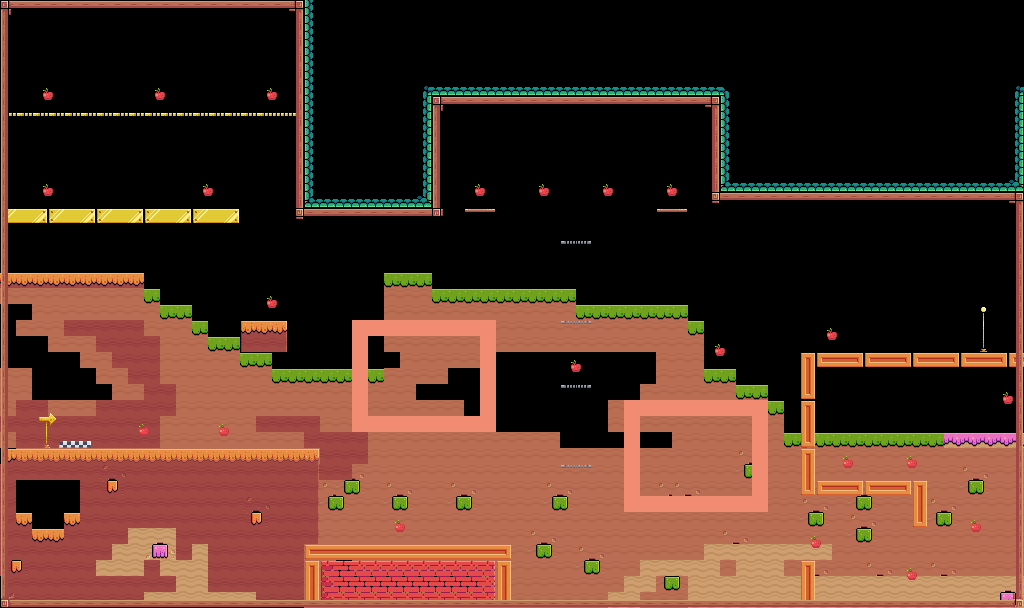

The image is a tile-based game level rendered from a .tmx file. Its description and source (layers, tilesets, objects; grid data summarised) follow:
An orthogonal 64x38 tile map with 16x16 px tiles, 9 tile layers (Background, Enemy_range, Teren, Platformy, ...), 7 tilesets and 3 objects (2x Bee, Checkpoint_object).

<map version="1.9" tiledversion="1.9.2" orientation="orthogonal" renderorder="right-down" width="64" height="38" tilewidth="16" tileheight="16" infinite="0" nextlayerid="19" nextobjectid="68">
 <editorsettings>
  <export target="Mapa.csv" format="csv" />
 </editorsettings>
 <tileset firstgid="1" source="Terrain (16x16).tsx" />
 <tileset firstgid="243" source="Apple.tsx" />
 <tileset firstgid="260" source="Start (Moving) (64x64).tsx" />
 <tileset firstgid="277" source="Checkpoint (No Flag).tsx" />
 <tileset firstgid="278" source="../Level 2/Start (Idle).tsx" />
 <tileset firstgid="279" source="../Level 2/Terrain (16x16).tsx" />
 <tileset firstgid="521" source="../Level 2/Confetti.tsx" />
 <layer id="16" name="Background" width="64" height="38">
  <data>[2432 cells, 799 non-empty, 14 distinct tile ids]</data>
 </layer>
 <objectgroup id="17" name="Enemy">
  <object id="63" name="Bee" gid="521" x="416.667" y="384.667" width="16" height="16" />
  <object id="67" name="Bee" gid="521" x="686.667" y="463.333" width="16" height="16" />
 </objectgroup>
 <layer id="18" name="Enemy_range" width="64" height="38">
  <data>[2432 cells, 56 non-empty, 1 distinct tile ids]</data>
 </layer>
 <layer id="2" name="Teren" width="64" height="38">
  <data>[2432 cells, 293 non-empty, 36 distinct tile ids]</data>
 </layer>
 <layer id="3" name="Platformy" width="64" height="38">
  <data>[2432 cells, 31 non-empty, 7 distinct tile ids]</data>
 </layer>
 <layer id="5" name="Owoce" width="64" height="38" opacity="0.97">
  <data>[2432 cells, 22 non-empty, 1 distinct tile ids]</data>
 </layer>
 <layer id="11" name="Checkpoint" width="64" height="38">
  <data>[2432 cells, 1 non-empty, 1 distinct tile ids]</data>
 </layer>
 <objectgroup id="10" name="Checkpoint_object">
  <object id="60" name="Checkpoint_object" x="944" y="303" width="48" height="48" />
 </objectgroup>
 <layer id="1" name="Obramowanie" width="64" height="38">
  <data>[2432 cells, 290 non-empty, 17 distinct tile ids]</data>
 </layer>
 <layer id="14" name="Obramowanie v2" width="64" height="38">
  <data>[2432 cells, 0 non-empty, 0 distinct tile ids]</data>
 </layer>
 <layer id="9" name="Start" width="64" height="38">
  <data>[2432 cells, 1 non-empty, 1 distinct tile ids]</data>
 </layer>
 <objectgroup id="15" name="Box" />
</map>
